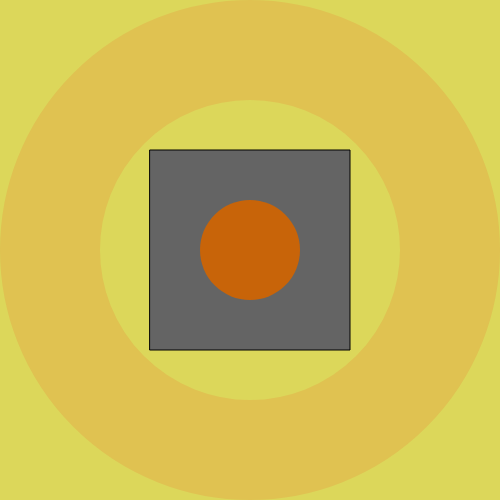
Frame 1 (no input)
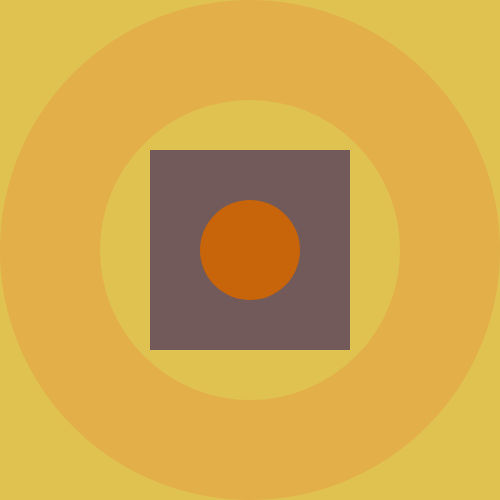
Frame 60 (no input)
Frame 120 (the mouse pressed at the canvas centre since frame 60): identical to frame 60, image omitted

The p5.js sketch that drew these frames (run headless with seeded random() and noise() and a simulated clock; from frame 60 on, the mouse is pressed at the canvas centre):

// p5.js sketch
// ── sketch.js
function setup() {
  createCanvas(500,500);
  print("Hello");
}

function draw() {
  background(220,215,90);
  //fill(200,100,9)
  //stroke(0,255,0,255);
  //line(10,20,100,300);
  rectMode(CENTER);
  fill(100);
  rect(height/2,width/2,200,200);
  fill(200,100,9);
  strokeWeight(24);
  stroke(255,0,0,25);
  strokeWeight(400);
  ellipse(height/2,width/2,100,100);
}
